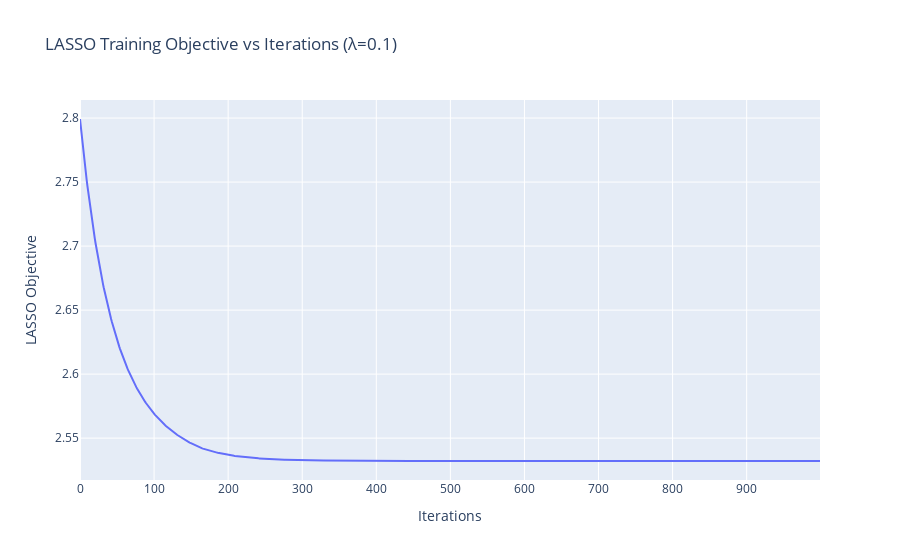

Notebook cell for this chart:
### Markdown cell above
### Task - 4 : Convergence of Training plot, MSE and R2, Sparsity Ratio

### Code cell
# For λ = 0.1 Convergence plot for LASSO training objective Vs iterations using plotly

lam = 0.1
n, d = X.shape
w = np.zeros((d,1))
iters = 1000
objectives = []
for it in range(iters):
    grad = (1/n) * (X.T @ (X@w - y))
    w = soft_thresholding(w - 0.01*grad, 0.01*lam)
    
    residual = y - X @ w
    lasso_obj = (1/(2*n)) * np.sum(residual**2) + lam * np.sum(np.abs(w))
    objectives.append(lasso_obj)

fig = px.line(x=list(range(iters)), y=objectives, labels={'x':'Iterations', 'y':'LASSO Objective'}, 
              title='LASSO Training Objective vs Iterations (λ=0.1)')
fig.show()

### Figure 1 — Plotly figure (JSON) as saved in the notebook; plotly's stock layout.template omitted (floating-point values rounded to 4 significant figures; data arrays with more than 128 entries replaced by an {"elided": "..."} marker saying what was removed)
{"data": [{"hovertemplate": "Iterations=%{x}<br>LASSO Objective=%{y}<extra></extra>", "legendgroup": "", "line": {"color": "#636efa", "dash": "solid"}, "marker": {"symbol": "circle"}, "mode": "lines", "name": "", "orientation": "v", "showlegend": false, "type": "scatter", "x": {"elided": "1000 int values"}, "xaxis": "x", "y": {"elided": "1000 float values"}, "yaxis": "y"}], "layout": {"legend": {"tracegroupgap": 0}, "title": {"text": "LASSO Training Objective vs Iterations (λ=0.1)"}, "xaxis": {"anchor": "y", "domain": [0, 1], "title": {"text": "Iterations"}}, "yaxis": {"anchor": "x", "domain": [0, 1], "title": {"text": "LASSO Objective"}}}}
